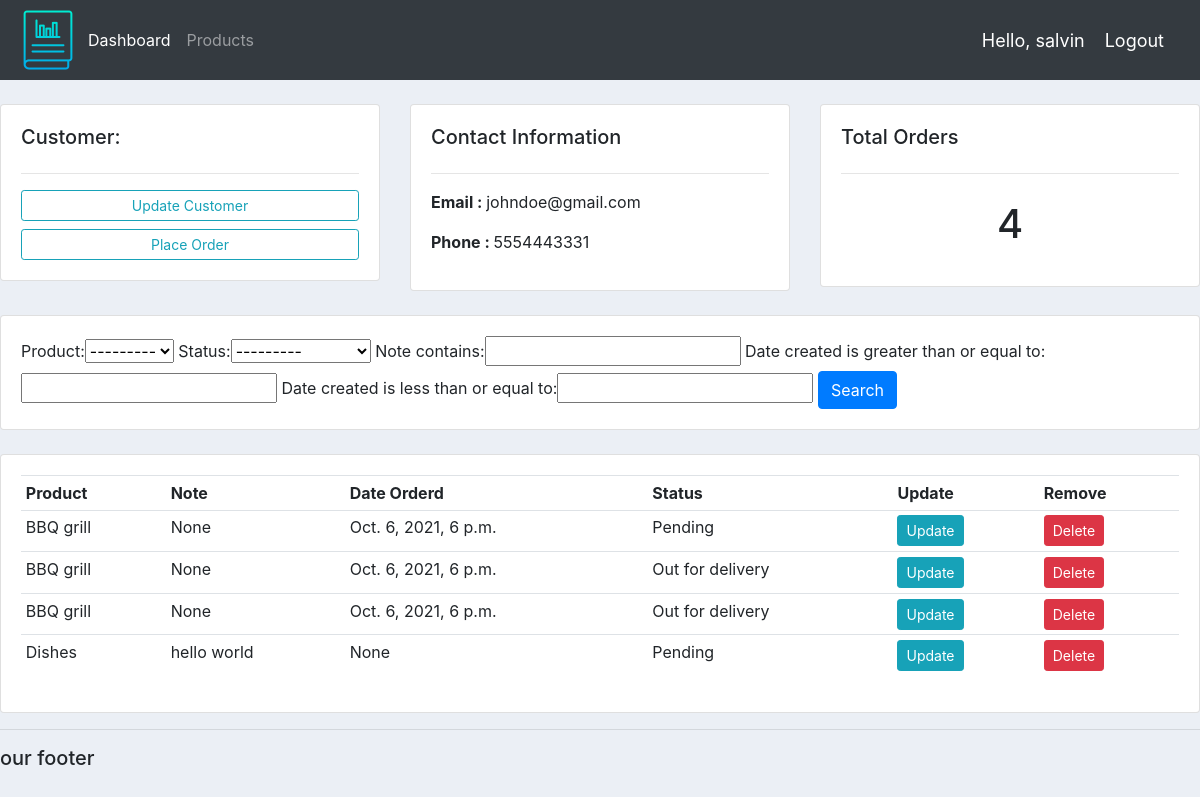
The app's page /customer/1/ (signed in) with its own data.
### accounts/models.py (models this page shows, shortened)
class Customer(models.Model):
    name = models.CharField(max_length = 200,null=True)
    phone = models.CharField(max_length = 200,null=True)
    email = models.CharField(max_length = 200,null=True)
    date_created = models.DateTimeField(null=True,blank = True)

class Order(models.Model):
    STATUS = (
            ('Pending','Pending'),
            ('Out for delivery','Out for delivery'),
            ('Delivered','Delivered'),
    )
    customer = models.ForeignKey(Customer,null=True,on_delete = models.SET_NULL)
    product = models.ForeignKey(Product,null=True,on_delete = models.SET_NULL)
    date_created = models.DateTimeField(max_length=200,null=True,blank=True)
    status = models.CharField(max_length=200,null=True,choices=STATUS)
    note = models.CharField(max_length=1000,null=True)

class Product(models.Model):
    CATEGORY = (
            ('In door','In door'),
            ('Out Door','Out Door'),
    )
    name = models.CharField(max_length=200,null=True)
    price = models.FloatField(null=True)
    category = models.CharField(max_length=200,null=True,choices=CATEGORY)
    description = models.CharField(max_length=200,null=True,blank=True)
    date_created = models.DateTimeField(max_length=200,null=True,blank=True)
    tags = models.ManyToManyField(Tag)
    def __str__(self):
        return self.name

### accounts/views.py (the view)
# urls.py: path('customer/<str:pk_test>/',views.customer,name = 'customer'),
@login_required(login_url='login')
def customer(request,pk_test):
    customer = Customer.objects.get(id = pk_test)
    orders = customer.order_set.all()
    order_count = orders.count()
    myFilter = OrderFilter(request.GET,queryset=orders)
    orders = myFilter.qs
    context = {'customer':customer,'orders':orders,
    'order_count':order_count,'myFilter':myFilter,
    }
    return render(request,'accounts/customer.html',context)

### accounts/templates/accounts/customer.html
{% extends 'accounts/main.html' %}
{% block content %}
<br>
<div class="row">
	<div class="col-md">
		<div class="card card-body">
			<h5>Customer:</h5>
			<hr>
			<a class="btn btn-outline-info  btn-sm btn-block" href="#">Update Customer</a>
			<a class="btn btn-outline-info  btn-sm btn-block" href="{% url 'create_order' customer.id %}">Place
				Order</a>
		</div>
	</div>
	<div class="col-md">
		<div class="card card-body">
			<h5>Contact Information</h5>
			<hr>
			<p><strong>Email : </strong>{{customer.email}}</p>
			<p><strong>Phone : </strong>{{customer.phone}}</p>
		</div>
	</div>
	<div class="col-md">
		<div class="card card-body">
			<h5>Total Orders</h5>
			<hr>
			<h1 style="text-align: center;padding: 10px">{{order_count}}</h1>
		</div>
	</div>
</div>
<br>
<div class="row">
	<div class="col">
		<div class="card card-body">
			<form method="get">
				{{myFilter.form}}
				<button class="btn btn-primary" type="submit">Search</button>
			</form>
		</div>
	</div>
</div>
<br>
<div class="row">
	<div class="col-md">
		<div class="card card-body">
			<table class="table table-sm">
				<tr>
					<th>Product</th>
					<th>Note</th>
					<th>Date Orderd</th>
					<th>Status</th>
					<th>Update</th>
					<th>Remove</th>
				</tr>
				{% for order in orders %}
				<tr>
					<td>{{order.product}}</td>
					<td>{{order.note}}</td>
					<td>{{order.product.date_created}}</td>
					<td>{{order.status}}</td>
					<td><a class="btn btn-sm btn-info" href="{% url 'update_order' order.id %}">Update</a></td>
					<td><a class="btn btn-sm btn-danger" href="{% url 'delete_order' order.id %}">Delete</a></td>
				</tr>
				{% endfor %}
			</table>
		</div>
	</div>
</div>
{% endblock %}

### accounts/templates/accounts/navbar.html (shortened to what this page needs)
{% load static %}
<nav class="navbar navbar-expand-lg navbar-dark bg-dark">
    <img src="{% static 'images/accounts-logo.png' %}" alt="logo">
    <div class="collapse navbar-collapse" id="navbarNav">
      <ul class="navbar-nav">
        <li class="nav-item active">
          <a class="nav-link" href="{% url 'home' %}">Dashboard</a>
        </li>
        <li class="nav-item">
          <a class="nav-link" href="{% url 'product' %}">Products</a>
        </li>
      </ul>
    </div>
    <span class="hello-msg">Hello, {{request.user}}</span>
    <span><a class="hello-msg" href="{% url 'logout' %}">Logout</a></span>
</nav>

### static/css/main.css (style rules this page uses)
body { background-color: #ebeff5; }

### accounts/templates/accounts/navbar.html (style rules this page uses)
.hello-msg { font-size: 18px; color: #fff; margin-right: 20px; }

### records on screen
Customer: email "johndoe@gmail.com", phone "5554443331"
Order: product "BBQ grill", note "None", product.date_created "Oct. 6, 2021, 6 p.m.", status "Pending"
Order: product "BBQ grill", note "None", product.date_created "Oct. 6, 2021, 6 p.m.", status "Out for delivery"
Order: product "BBQ grill", note "None", product.date_created "Oct. 6, 2021, 6 p.m.", status "Out for delivery"
Order: product "Dishes", note "hello world", product.date_created "None", status "Pending"

### other values on screen
{{ request.user }} "salvin"
{{ order_count }} "4"
